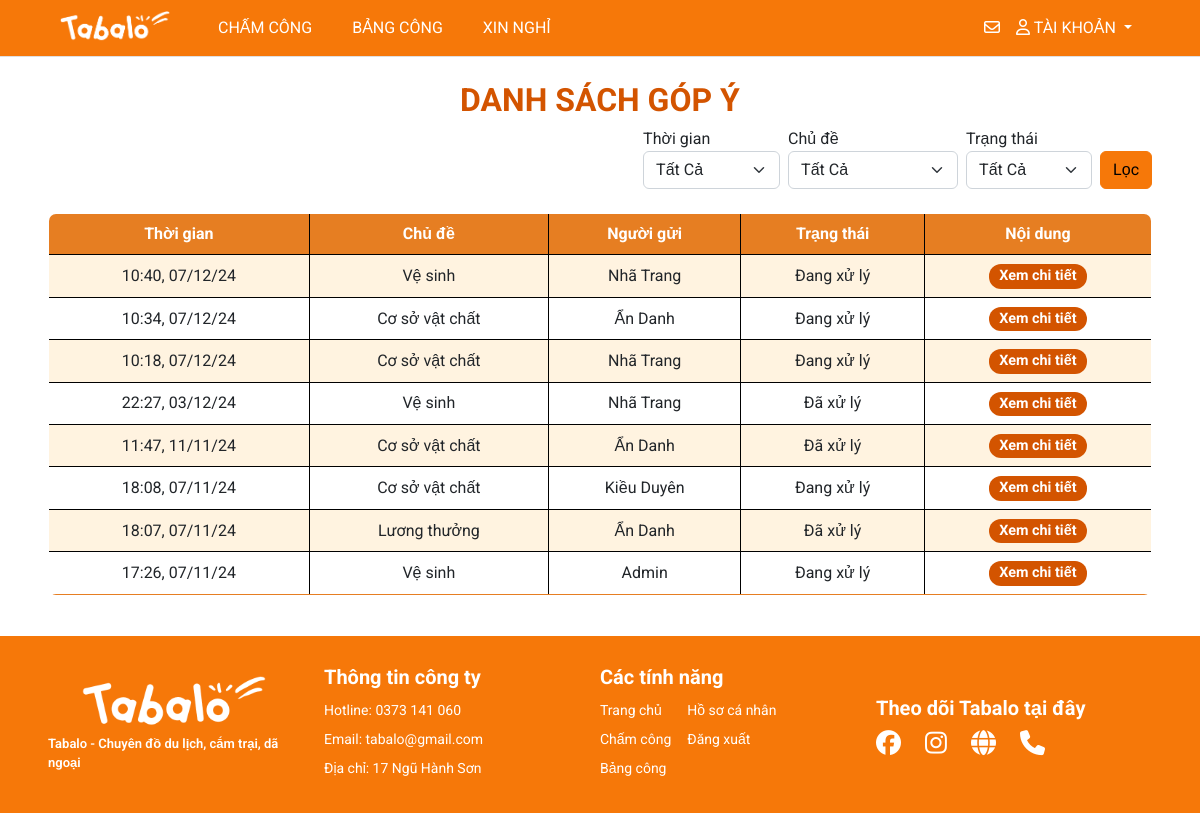
Page /management/letter/ (signed in) on the committed database.
### myapp/models.py (models this page shows, shortened)
class Letter(models.Model):
    user = models.ForeignKey(User, on_delete=models.CASCADE)
    is_anonymous = models.BooleanField(default=False)
    topic = models.ForeignKey(TopicLetter, on_delete=models.CASCADE)
    content = models.TextField()
    status = models.CharField(max_length=30, choices=[('Đang xử lý', 'Đang xử lý'),('Đã xử lý', 'Đã xử lý')], default='Đang xử lý')
    created_at = models.DateTimeField(auto_now_add=True)

class TopicLetter(models.Model):
  name = models.CharField(max_length=50)
  def __str__(self):
      return self.name

### management/views.py (the view, shortened to what this page needs)
# urls.py: path('letter/', views.letter, name='main-letter'),
def letter(request):
  if request.user.is_authenticated:
    title = 'Danh sách đóng góp ý kiến'
    letters = Letter.objects.all().order_by('-created_at')
    topics = TopicLetter.objects.all()
    topic_rq = request.GET.get('topic', '')
    status = request.GET.get('status', '')
    time = request.GET.get('time', '')
    if topic_rq:
      letters = letters.filter(topic__name=topic_rq)
    if status:
      letters = letters.filter(status=status)
    paginator = Paginator(letters, 10)
    page_number = request.GET.get('page', '')
    try:
      page_obj = paginator.get_page(page_number)
    except PageNotAnInteger:
      page_obj = paginator.page(1)
    except EmptyPage:
      page_obj = paginator.page(paginator.num_pages)
    query_params = request.GET.copy()
    if 'page' in query_params:
      query_params.pop('page')
    context = {'title': title,
               'topics': topics,
               'time': time,
               'topic_rq': topic_rq,
               'status': status,
               'page_obj': page_obj,
               'query_params': query_params.urlencode()}
    return render(request, 'pages/main_letter.html', context)
  else:
    messages.warning(request, 'Không có quyền truy cập')
    return redirect('/')

### management/context_processors.py (called while the page is built)
def pending_dayoff(request):
  count_pending = DayOffRequest.objects.filter(status='pending').count()
  return {'count_pending': count_pending}

### templates/pages/main_letter.html (shortened to what this page needs)
{% extends '../layouts/base.html' %}
{% block main %}
<br>
<h1 style="text-align: center; font-size: 2rem; font-weight: bold; color: #D35400;">DANH SÁCH GÓP Ý</h1>
{% include 'partials/filter_letter.html' %}
<br>
<table class="table table-hover table-bordered custom-border" style="border-radius: 8px; overflow: hidden;">
  <thead class="bg-tab text-white" style="background-color: #E67E22;">
    <tr>
      <th scope="col" class="text-center" style="vertical-align: middle;">Thời gian</th>
      <th scope="col" class="text-center" style="vertical-align: middle;">Chủ đề</th>
      <th scope="col" class="text-center" style="vertical-align: middle;">Người gửi</th>
      <th scope="col" class="text-center" style="vertical-align: middle;">Trạng thái</th>
      <th scope="col" class="text-center" style="vertical-align: middle;">Nội dung</th>
    </tr>
  </thead>
  <tbody>
    {% for letter in page_obj %}
    <tr style="transition: background-color 0.3s;">
      <td class="text-center align-middle">{{ letter.created_at|date:"H:i, d/m/y" }}</td>
      <td class="text-center align-middle">{{ letter.topic.name }}</td>
      <td class="text-center align-middle">
      {% if letter.is_anonymous %}
        Ẩn Danh
      {% else %}
        {{ letter.user.first_name }} {{ letter.user.last_name }}
      {% endif %}
      </td>
      <td class="text-center align-middle">
        {{ letter.status }}
      </td>
      <td class="text-center align-middle">
        <a class="badge bg-status-left" style="text-decoration: none;" href="/letters/{{letter.id}}/">Xem chi tiết</a>
      </td>
    </tr>
    {% endfor %}
  </tbody>
</table>
<br>
{% endblock %}

### static/styles/style.css (style rules this page uses)
.bg-tab { background-color: #FF983E !important; }
table { border-collapse: collapse; border: 1px solid #000 !important; }
table th, table td { border: 1px solid #000000; }

### templates/pages/main_letter.html (style rules this page uses)
.table-bordered tbody tr:nth-child(odd) { background-color: #FFF3E0; }
.table-bordered tbody tr:nth-child(even) { background-color: #FFFFFF; }
.bg-tab { background-color: #E67E22 !important; color: white !important; }
.badge { font-size: 0.9rem; padding: 5px 10px; border-radius: 12px; }
.badge.bg-status-left { background-color: #D35400 !important; color: #fff; }
.custom-border { border: 2px solid #E67E22; border-radius: 10px; }
.table-bordered tbody tr:last-child { border-bottom: 2px solid #E67E22; }

### rows in the picture
Letter: created_at "10:40, 07/12/24", topic.name "Vệ sinh", user.first_name "Nhã", user.last_name "Trang", status "Đang xử lý"
Letter: created_at "10:34, 07/12/24", topic.name "Cơ sở vật chất", is_anonymous "Ẩn Danh", status "Đang xử lý"
Letter: created_at "10:18, 07/12/24", topic.name "Cơ sở vật chất", user.first_name "Nhã", user.last_name "Trang", status "Đang xử lý"
Letter: created_at "22:27, 03/12/24", topic.name "Vệ sinh", user.first_name "Nhã", user.last_name "Trang", status "Đã xử lý"
Letter: created_at "11:47, 11/11/24", topic.name "Cơ sở vật chất", is_anonymous "Ẩn Danh", status "Đã xử lý"
Letter: created_at "18:08, 07/11/24", topic.name "Cơ sở vật chất", user.first_name "Kiều", user.last_name "Duyên", status "Đang xử lý"
Letter: created_at "18:07, 07/11/24", topic.name "Lương thưởng", is_anonymous "Ẩn Danh", status "Đã xử lý"
Letter: created_at "17:26, 07/11/24", topic.name "Vệ sinh", user.last_name "Admin", status "Đang xử lý"
